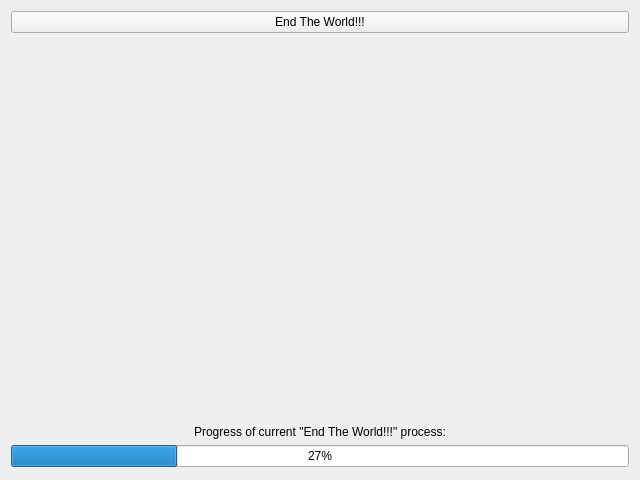
<?xml version="1.0" encoding="UTF-8"?>
<ui version="4.0">
 <class>Form</class>
 <widget class="QWidget" name="Form">
  <property name="geometry">
   <rect>
    <x>0</x>
    <y>0</y>
    <width>640</width>
    <height>480</height>
   </rect>
  </property>
  <property name="windowTitle">
   <string>Form</string>
  </property>
  <layout class="QGridLayout" name="gridLayout">
   <item row="2" column="0">
    <widget class="QLabel" name="label">
     <property name="enabled">
      <bool>true</bool>
     </property>
     <property name="maximumSize">
      <size>
       <width>16777215</width>
       <height>400</height>
      </size>
     </property>
     <property name="frameShape">
      <enum>QFrame::NoFrame</enum>
     </property>
     <property name="text">
      <string>Progress of current &quot;End The World!!!&quot; process:</string>
     </property>
     <property name="alignment">
      <set>Qt::AlignBottom|Qt::AlignHCenter</set>
     </property>
    </widget>
   </item>
   <item row="1" column="0">
    <widget class="PyDMPushButton" name="ETW">
     <property name="toolTip">
      <string/>
     </property>
     <property name="text">
      <string>End The World!!!</string>
     </property>
    </widget>
   </item>
   <item row="3" column="0">
    <widget class="QProgressBar" name="progressBar">
     <property name="value">
      <number>27</number>
     </property>
     <property name="textDirection">
      <enum>QProgressBar::TopToBottom</enum>
     </property>
    </widget>
   </item>
  </layout>
 </widget>
 <customwidgets>
  <customwidget>
   <class>PyDMPushButton</class>
   <extends>QPushButton</extends>
   <header>pydm.widgets.pushbutton</header>
  </customwidget>
 </customwidgets>
 <resources/>
 <connections/>
</ui>
